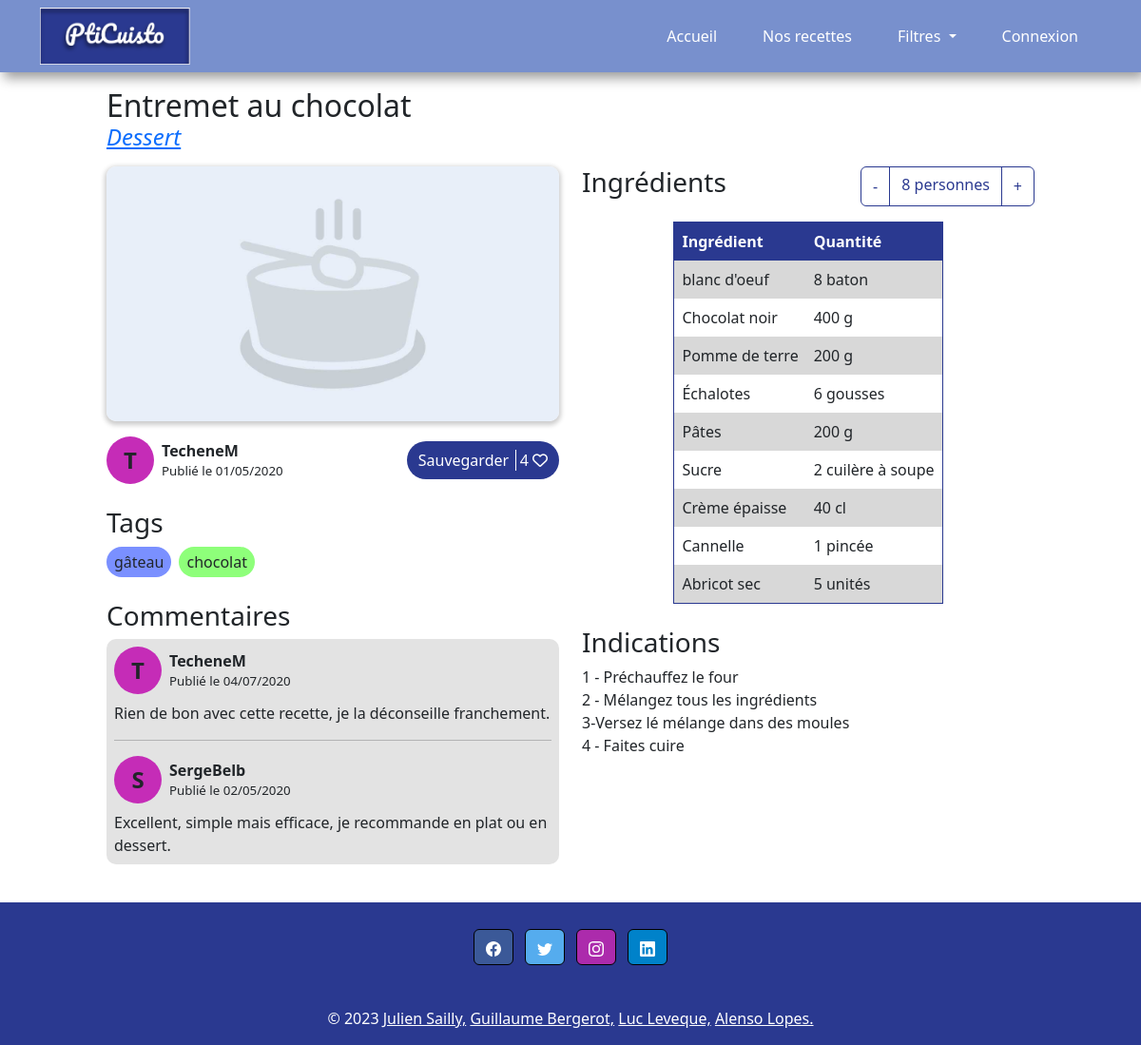
The page /index.php?controller=recipes&action=read&id=2 on the database its author committed.
### tables this page shows
CREATE TABLE `recipes` (
  `rec_id` int(11) NOT NULL,
  `rec_title` varchar(200) DEFAULT NULL,
  `rec_content` varchar(2000) DEFAULT NULL,
  `rec_summary` varchar(300) DEFAULT NULL,
  `cat_id` int(3) NOT NULL,
  `rec_creation_date` datetime NOT NULL DEFAULT current_timestamp(),
  `rec_image_src` varchar(100) DEFAULT NULL,
  `rec_modification_date` datetime DEFAULT NULL,
  `users_id` int(3) NOT NULL,
  `isAuthorised` int(2) NOT NULL DEFAULT 0,
  `rec_nb_person` int(2) NOT NULL
);

CREATE TABLE `category` (
  `cat_id` int(3) NOT NULL,
  `cat_title` varchar(100) DEFAULT NULL,
  `cat_desc` varchar(250) DEFAULT NULL
);

CREATE TABLE `users` (
  `users_id` int(11) NOT NULL,
  `users_pseudo` varchar(25) DEFAULT NULL,
  `users_email` varchar(100) DEFAULT NULL,
  `users_password` char(64) NOT NULL,
  `users_lastname` varchar(100) DEFAULT NULL,
  `users_name` varchar(100) DEFAULT NULL,
  `users_inscription_date` date DEFAULT NULL,
  `users_type` int(1) NOT NULL DEFAULT 0,
  `users_status` int(1) NOT NULL DEFAULT 0
);

CREATE TABLE `tag` (
  `tag_id` int(3) NOT NULL,
  `tag_title` varchar(50) NOT NULL
);

CREATE TABLE `comments` (
  `rec_id` int(11) NOT NULL,
  `users_id` int(11) NOT NULL,
  `com_date` datetime NOT NULL DEFAULT current_timestamp(),
  `com_title` varchar(256) DEFAULT NULL,
  `com_content` varchar(512) DEFAULT NULL,
  `isAuthorised` int(11) NOT NULL DEFAULT 0
);

CREATE TABLE `ingredients_list` (
  `rec_id` int(11) NOT NULL,
  `ing_id` int(11) NOT NULL,
  `ing_quantity` double NOT NULL,
  `ing_unit` varchar(20) NOT NULL
);

CREATE TABLE `ingredient` (
  `ing_id` int(11) NOT NULL,
  `ing_title` varchar(100) DEFAULT NULL,
  `ing_desc` varchar(150) DEFAULT NULL
);

### controller/controllerRecipes.php (called while the page is built, shortened)
<?php
require_once(File::build_path(array("model", "modelRecipes.php")));
class controllerRecipes
{
  public static function read()
  {
    $recipe = modelRecipes::getRecipe($_GET["id"]);
    $likes = modelRecipes::getRecipeLikes($_GET["id"]);
    $tags = modelRecipes::getRecipeTags($_GET["id"]);
    $comments = modelRecipes::getRecipeComments($_GET["id"]);
    $ingredients = modelRecipes::getRecipeIngredients($_GET["id"]);
    if ($_SESSION['login'] === false) {
      $isLiked = false;
    } else {
      $isLiked = modelRecipes::isRecipeLiked($_SESSION['login']->users_id, $_GET["id"]);
    }
    require(File::build_path(array("view", "navbar.php")));
    require(File::build_path(array("view", "viewRecipe.php")));
    require(File::build_path(array("view", "footer.php")));
  }
}

### index.php (called while the page is built, shortened)
<?php
    require_once(File::build_path(array("controller", "routeur.php")));
?>

### model/modelRecipes.php (called while the page is built, shortened)
<?php
require_once(File::build_path(array("model", "model.php")));
class modelRecipes extends model
{
  public static function getRecipe($rec_id = NULL)
  {
    $model = new Model();
    if ($rec_id == NULL) {
      $page = 1;
      if (isset($_GET['page'])) {
        if ($_GET['page'] > 0) {
          $page = $_GET['page'];
        }
      }
      $sql = "SELECT rec_id, rec_title, cat_id, cat_title, rec_summary, rec_image_src, isAuthorised FROM recipes
      join category using (cat_id)
      where isAuthorised = 1
      order by rec_modification_date desc, rec_creation_date desc LIMIT " . (($page - 1) * 10) . "," . 10;
      $req_prep = model::$pdo->prepare($sql);
      $req_prep->execute();
      return $req_prep->fetchAll();
    } else {
      $sql = "SELECT rec_id, rec_title, rec_summary, cat_id, cat_title, rec_image_src, users_id, users_pseudo, rec_creation_date, rec_modification_date, rec_nb_person, rec_content, isAuthorised FROM recipes
      join category using (cat_id)
      join users using (users_id)
      WHERE rec_id = $rec_id";
      $req_prep = model::$pdo->prepare($sql);
      $req_prep->execute();
      return $req_prep->fetch();
    }
  }
  public static function getRecipeLikes($rec_id)
  {
    $model = new Model();
    $sql = "SELECT COUNT(*) as NBLIKES FROM likes WHERE rec_id = :id";
    $req_prep = model::$pdo->prepare($sql);
    $req_prep->bindParam(':id', $rec_id, PDO::PARAM_INT);
    $req_prep->execute();
    return $req_prep->fetch();
  }
  public static function getRecipeComments($rec_id)
  {
    $model = new Model();
    $sql = "SELECT users_id, users_pseudo, com_date, com_content FROM comments
    JOIN users using (users_id)
    WHERE rec_id = :id
    order by com_date desc";
    $req_prep = model::$pdo->prepare($sql);
    $req_prep->bindParam(':id', $rec_id, PDO::PARAM_INT);
    $req_prep->execute();
    return $req_prep->fetchAll();
  }
  public static function getRecipeTags($rec_id)
  {
    $model = new Model();
    $sql = "SELECT tag_title from tag
    join tags_list using (tag_id)
    where rec_id = :id";
    $req_prep = model::$pdo->prepare($sql);
    $req_prep->bindParam(':id', $rec_id, PDO::PARAM_INT);
    $req_prep->execute();
    return $req_prep->fetchAll();
  }
  public static function getRecipeIngredients($rec_id)
  {
    $model = new Model();
    $sql = "select ing_title, ing_quantity, ing_unit from ingredient
    join ingredients_list using (ing_id)
    where rec_id = :id";
    $req_prep = model::$pdo->prepare($sql);
    $req_prep->bindParam(':id', $rec_id, PDO::PARAM_INT);
    $req_prep->execute();
    return $req_prep->fetchAll();
  }
}

### config/conf.php (called while the page is built, shortened)
<?php
class conf{
	static private $databases = array(
		'hostname' => 'localhost',
		'database' => 'pti-cuisto',
		'login' => 'root',
		'password' => ''
	);
	static public function getLogin(){
		return self::$databases['login'];
	}
	static public function getHostname(){
		return self::$databases['hostname'];
	}
	static public function getDatabase(){
		return self::$databases['database'];
	}
	static public function getPassword(){
		return self::$databases['password'];
	}
}

### model/model.php (called while the page is built, shortened)
<?php
require_once("config/conf.php");
class model{
  public static function init(){
    $login = conf::getLogin();
    $hostname = conf::getHostname();
    $database_name = conf::getDatabase();
    $password = conf::getPassword();
  }
}
?>

### view/viewRecipe.php (the view, shortened to what this page needs)
<?php
global $recipe_img_path;
?>
<h2 class="recipe_title">
    <?php
    echo $recipe['rec_title'];
        ?>
</h2>
<a href="index.php?controller=filtre&action=categories&id=<?= $recipe['cat_id'] ?>">
    <h4 class="recipe_category"><i>
            <?= $recipe['cat_title'] ?>
        </i></h4>
</a>
<article id="recipe_view">
    <div class="column col_left">
        <div class="component">
            <div class="img_container">
                <img src="<?= $recipe_img_path . $recipe['rec_image_src'] ?>" alt="<?= $recipe['rec_title'] ?>">
            </div>
            <div class="author_save">
                <a href="index.php?controller=account&action=showProfil&id=<?= $recipe['users_id'] ?>" class="authorProfilLink">
                    <div class="author">
                        <div class="user_pp" <?php
                        $randColor = "#" . str_pad(dechex(rand(0xb9b9b9, 0xFFFFFF)), 6, 0, STR_PAD_LEFT);
                        echo "style=\"background-color: $randColor;\"";
                        ?>>
                            <span>
                                <?= strtoupper(substr($recipe['users_pseudo'], 0, 1)) ?>
                            </span>
                        </div>
                        <div>
                            <p>
                                <?= $recipe['users_pseudo'] ?>
                            </p>
                            <?php
                            $date = $recipe['rec_creation_date'];
                            ?>
                            <p>Publié
                                <?php
                                if ($date < date("Y-m-d H:i:s", strtotime("-1 day"))) {
                                    echo " le " . date("d/m/Y", strtotime($date));
                                } else {
                                    echo " à " . date("H:i", strtotime($date));
                                }
                                ?>
                            </p>
                        </div>
                    </div>
                </a>
                <div class="save_recipe_button">
                    <span class="save"><a href="index.php?controller=recipes&action=like&id=<?= $recipe['rec_id'] ?>"
                            style='text-decoration: none; color: white;'>Sauvegarder</a></span>
                    <span>
                        <?= $likes['NBLIKES'] ?>
                    </span>
                    <?php
                    if ($isLiked == true) {
                        ?>
                        <i class="fa-solid fa-heart" style="color: #ffffff;"></i>
                        <?php
                    } else {
                        ?>
                        <i class="fa-regular fa-heart" style="color: #ffffff;"></i>
                        <?php
                    }
                    ?>
                </div>
            </div>
        </div>
        <div class="tags component">
            <h3>Tags</h3>
            <?php
            if (sizeof($tags) == 0) {
                ?>
                <div class="alert alert-warning" role="alert">Aucun tag</div>
                <?php
            } else {
                ?>
                <div>
                    <?php
                    foreach ($tags as $key => $tag) {
                        ?>
                        <span class="tag">
                            <?= $tag['tag_title'] ?>
                        </span>
                        <?php
                    }
                    ?>
                </div>
                <?php
            }
            ?>
        </div>
        <div class="comments component">
            <h3>Commentaires</h3>
            <?php
            if (sizeof($comments) == 0) {
                ?>
                <div class="alert alert-warning" role="alert">Aucun commentaire pour le moment</div>
                <?php
            } else {
                ?>
                <div>
                    <?php
                    foreach ($comments as $key => $comment) {
                        ?>
                        <div class="comment">
                            <div class="author">
                                <div class="user_pp" <?php
                                $randColor = "#" . str_pad(dechex(rand(0xb9b9b9, 0xFFFFFF)), 6, 0, STR_PAD_LEFT);
                                echo "style=\"background-color: $randColor;\"";
                                ?>>
                                    <span>
                                        <?= substr($comment['users_pseudo'], 0, 1) ?>
                                    </span>
                                </div>
                                <div>
                                    <p>
                                        <?= $comment['users_pseudo'] ?>
                                    </p>
                                    <p>Publié
                                        <?php
                                        if ($comment['com_date'] < date("Y-m-d H:i:s", strtotime("-1 day"))) {
                                            echo " le " . date("d/m/Y", strtotime($comment['com_date']));
                                        } else {
                                            echo " à " . date("H:i", strtotime($comment['com_date']));
                                        }
                                        ?>
                                    </p>
                                </div>
                            </div>
                            <p class="comment">
                                <?= $comment['com_content'] ?>
                            </p>
                        </div>
                        <?php
                        if ($key != sizeof($comments) - 1) {
                            ?>
                            <hr>
                            <?php
                        }
                    }
                    ?>
                </div>
                <?php
            }
            ?>
        </div>
    </div>
    <div class="column col_right">
        <div class="ingredients component">
            <div>
                <h3>Ingrédients</h3>
                <div class="person_number btn-group">
                    <button type="button" class="btn btn-outline-primary" id="removePerson">-</button>
                    <span class="btn btn-outline-primary">
                        <?= $recipe['rec_nb_person'] . ($recipe['rec_nb_person'] > 1 ? " personnes" : "personne") ?>
                    </span>
                    <button type="button" class="btn btn-outline-primary" id="addPerson">+</button>
                </div>
            </div>
            <?php
            if (sizeof($ingredients) == 0) {
                ?>
                <div class="alert alert-warning" role="alert">Aucun ingrédient</div>
                <?php
            } else {
                ?>
                <table>
                    <tr>
                        <th>Ingrédient</th>
                        <th>Quantité</th>
                    </tr>
                    <?php
                    foreach ($ingredients as $key => $ingredient) {
                        ?>
                        <tr>
                            <td>
                                <?= $ingredient['ing_title'] ?>
                            </td>
                            <td>
                                <?= $ingredient['ing_quantity'] . " " . $ingredient['ing_unit'] ?>
                            </td>
                        </tr>
                        <?php
                    }
                    ?>
                </table>
                <?php
            }
            ?>
        </div>
        <div class="recipe_content component">
            <h3>Indications</h3>
            <p>
                <?= nl2br($recipe['rec_content']) ?>
            </p>
        </div>
    </div>
</article>

### rows shown on the page
recipes: rec_title "Entremet au chocolat", cat.cat_title "Dessert", rec_image_src (placeholder picture), users.users_pseudo "T", users.users_pseudo "TecheneM", rec_creation_date "01/05/2020", rec_nb_person "8", rec_content "1 - Préchauffez le four 2 - Mélangez tous les ingrédients 3-Versez lé mélange dans des moules 4 - Faites cuire"
tag: tag_title "gâteau"
tag: tag_title "chocolat"
comments: users.users_pseudo "T", users.users_pseudo "TecheneM", com_date "04/07/2020", com_content "Rien de bon avec cette recette, je la déconseille franchement."
comments: users.users_pseudo "S", users.users_pseudo "SergeBelb", com_date "02/05/2020", com_content "Excellent, simple mais efficace, je recommande en plat ou en dessert."
ingredients_list: ing.ing_title "blanc d'oeuf", ing_quantity "8", ing_unit "baton"
ingredients_list: ing.ing_title "Chocolat noir", ing_quantity "400", ing_unit "g"
ingredients_list: ing.ing_title "Pomme de terre", ing_quantity "200", ing_unit "g"
ingredients_list: ing.ing_title "Échalotes", ing_quantity "6", ing_unit "gousses"
ingredients_list: ing.ing_title "Pâtes", ing_quantity "200", ing_unit "g"
ingredients_list: ing.ing_title "Sucre", ing_quantity "2", ing_unit "cuilère à soupe"
ingredients_list: ing.ing_title "Crème épaisse", ing_quantity "40", ing_unit "cl"
ingredients_list: ing.ing_title "Cannelle", ing_quantity "1", ing_unit "pincée"
ingredients_list: ing.ing_title "Abricot sec", ing_quantity "5", ing_unit "unités"

### other values the page prints
$likes['NBLIKES'] "4"
